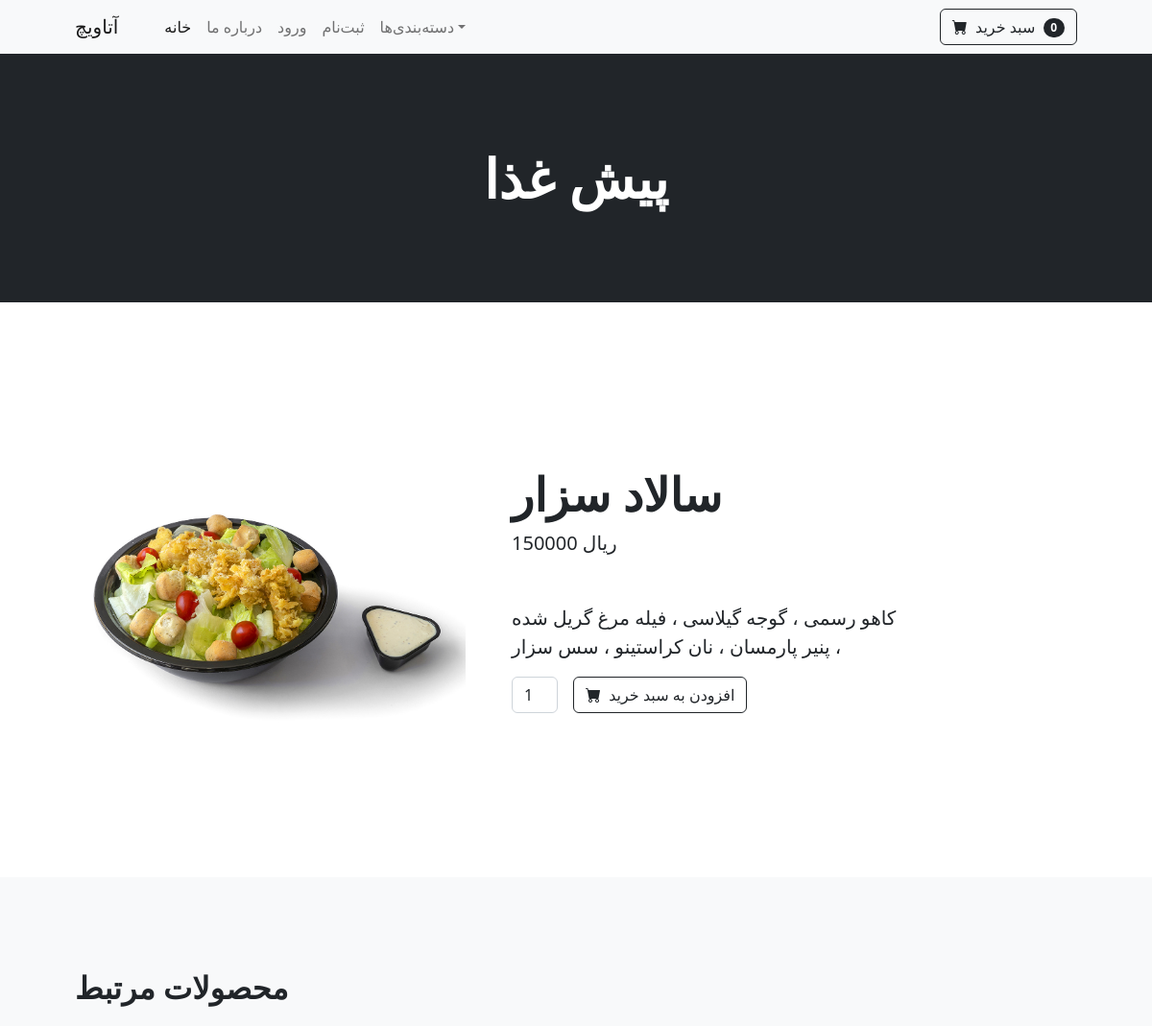
/product/9/ (upper part), run on an earlier commit of the app's database.
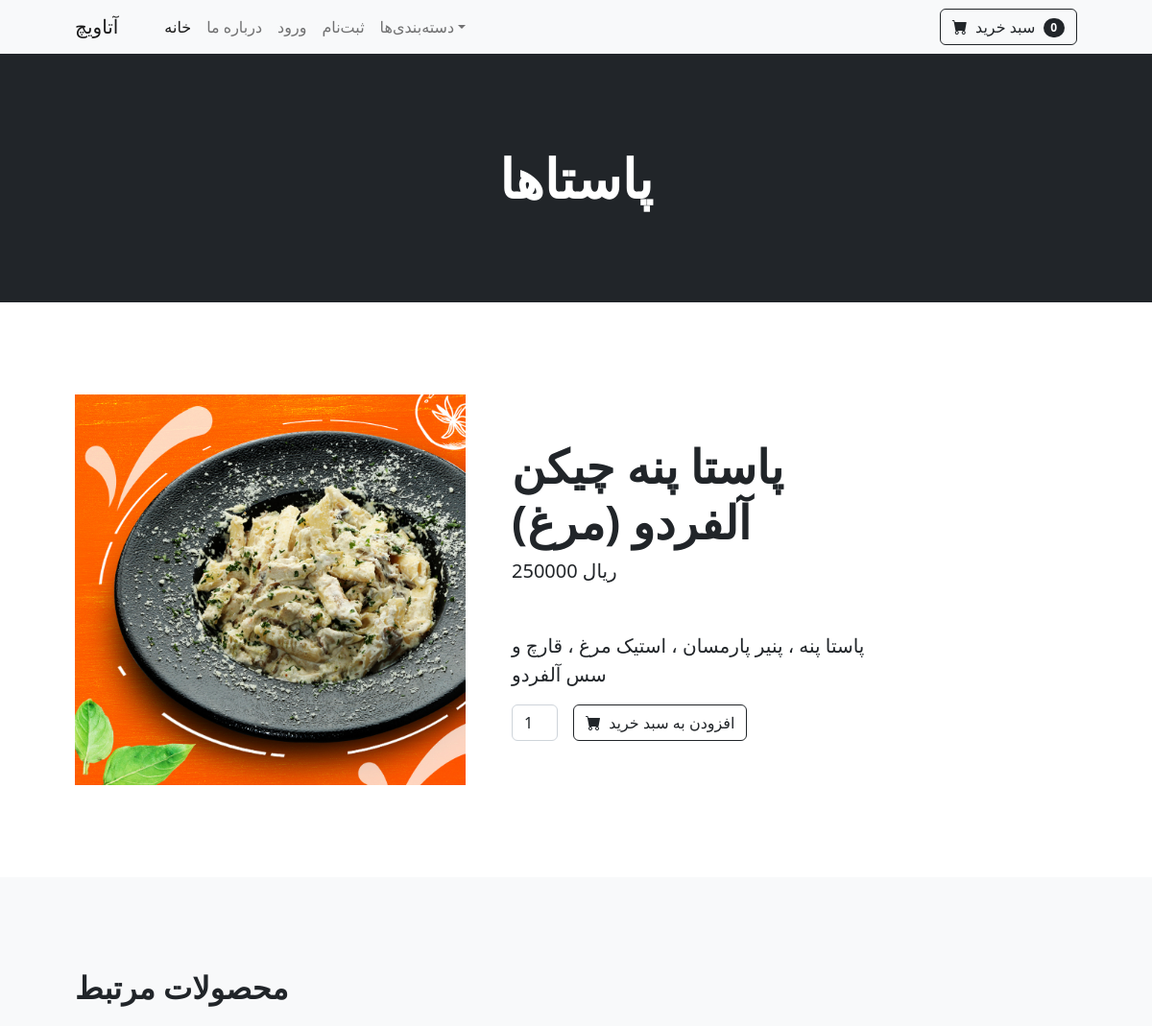
And on a later commit of the database.
### store/models.py (models this page shows, shortened)
class Product(models.Model):
    name = models.CharField(max_length=30, verbose_name="نام محصول")
    description = models.TextField(verbose_name="توضیحات")
    price = models.IntegerField(verbose_name="قیمت")
    image = models.ImageField(upload_to="image/products/", verbose_name="تصویر")
    category = models.ForeignKey(
        Category, on_delete=models.CASCADE, default=1, verbose_name="دسته بندی"
    )
    class Meta:
        ordering = ("name",)
        verbose_name = "محصول"
        verbose_name_plural = "محصولات"

class Category(models.Model):
    name = models.CharField(max_length=255, verbose_name="نام دسته بندی")
    slug = models.SlugField(
        max_length=300, unique=True, allow_unicode=True, verbose_name="آدرس دسته بندی"
    )
    class Meta:
        ordering = ("name",)
        verbose_name = "دسته بندی"
        verbose_name_plural = "دسته بندی ها"
    def __str__(self):
        return self.name

### store/views.py (the view)
# urls.py: path("product/<int:pk>/", ProductDetailView.as_view(), name="product_detail"),
class ProductDetailView(DetailView):
    model = Product
    template_name = "product.html"
    context_object_name = "product"

### store/context_processors.py (called while the page is built)
def category_list(request):
    categories = Category.objects.all()
    return {"categories": categories}

### store/templates/product.html (shortened to what this page needs)
{% extends "base.html" %}
{% block content %}
<header class="bg-dark py-5">
  <div class="container px-4 px-lg-5 my-5">
      <div class="text-center text-white">
          <h1 class="display-4 fw-bolder">{{product.category}}</h1>
      </div>
  </div>
</header>
<body>
  <section class="py-5">
      <div class="container px-4 px-lg-5 my-5">
          <div class="row gx-4 gx-lg-5 align-items-center">
              <div class="col-md-5"><img class="card-img-top mb-5 mb-md-0" src="{{product.image.url}}" alt="{{product.name}}" /></div>
              <div class="col-md-5">
                  <h1 class="display-5 fw-bolder">{{product.name}}</h1>
                  <div class="fs-5 mb-5">
                      <span>{{product.price}} ریال</span>
                  </div>
                  <p class="lead">{{product.description}}</p>
                  <div class="d-flex">
                      <input class="form-control text-center me-3" id="inputQuantity" type="number" value="1" style="max-width: 3rem" />
                      <button class="btn btn-outline-dark flex-shrink-0" type="button">
                          <i class="bi-cart-fill me-1"></i>
                          افزودن به سبد خرید
                      </button>
                  </div>
              </div>
          </div>
      </div>
  </section>
  <section class="py-5 bg-light">
      <div class="container px-4 px-lg-5 mt-5">
          <h2 class="fw-bolder mb-4">محصولات مرتبط</h2>
      </div>
  </section>
</body>
</html>
{% endblock content %}

What changed in the data, as far as the page shows it:
changed Product: category "پیش غذا" → "پاستاها"; image: a different picture; name "سالاد سزار" → "پاستا پنه چیکن آلفردو (مرغ)"; price "150000" → "250000"; description "کاهو رسمی ، گوجه گیلاسی ، فیله مرغ گریل شده ، پنیر پارمسان ، نان کراستینو ، سس سزار" → "پاستا پنه ، پنیر پارمسان ، استیک مرغ ، قارچ و سس آلفردو"
